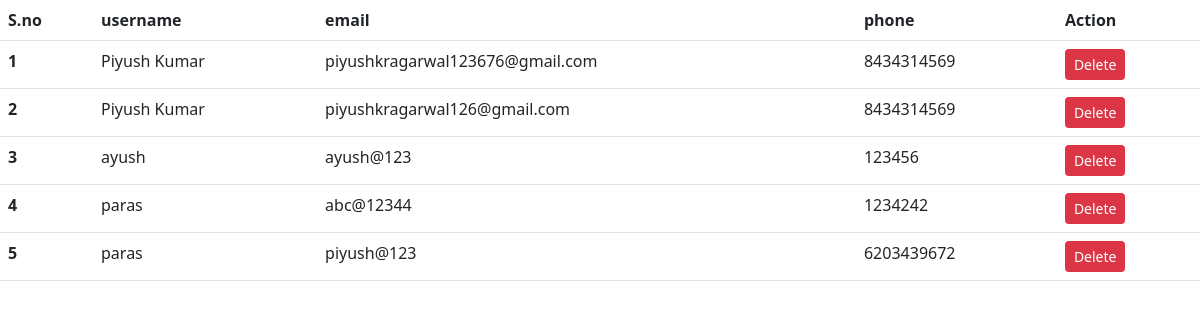
The page /para/list on the database its author committed.
### projectapp/models.py (models this page shows)
class Customer(models.Model):
    username=models.CharField(max_length=200)
    email=models.CharField(max_length=200)
    password=models.CharField(max_length=200)
    R_password=models.CharField(max_length=200,default=' ')
    mobile=models.IntegerField()
    profile_image=models.ImageField(upload_to="profile/",default='')

### projectapp/views.py (the view)
# urls.py: path('list',views.list,name='list'),
def list(request):
    user_list=Customer.objects.all()
    data={'user_list':user_list}
    return render(request,'list.html',data)

### projectapp/templates/list.html (shortened to what this page needs)
{% load static %}
<!DOCTYPE html>
<html lang="en">
  <link href="https://cdn.jsdelivr.net/npm/bootstrap@5.2.3/dist/css/bootstrap.min.css" rel="stylesheet"
>
<body>
    <table class="table">
        <thead>
          <tr>
            <th scope="col">S.no</th>
            <th scope="col">username</th>
            <th scope="col">email</th>
            <th scope="col">phone</th>
            <th scope="col">Action</th>
          </tr>
        </thead>
        <tbody>
          {% for i in user_list %}
          <tr>
            <th scope="row">{{forloop.counter}}</th>
            <td>{{i.username}}</td>
            <td>{{i.email}}</td>
            <td>{{i.mobile}}</td>
            <td><a href="{% url 'del_user' i.id %}" class="btn btn-sm bg-danger text-white">Delete</a></td>
          </tr>
          {% endfor %}
        </tbody>
      </table>
</body>
</html>

### rows shown on the page
Customer: username "Piyush Kumar", email "piyushkragarwal123676@gmail.com", mobile "8434314569"
Customer: username "Piyush Kumar", email "piyushkragarwal126@gmail.com", mobile "8434314569"
Customer: username "ayush", email "ayush@123", mobile "123456"
Customer: username "paras", email "abc@12344", mobile "1234242"
Customer: username "paras", email "piyush@123", mobile "6203439672"
